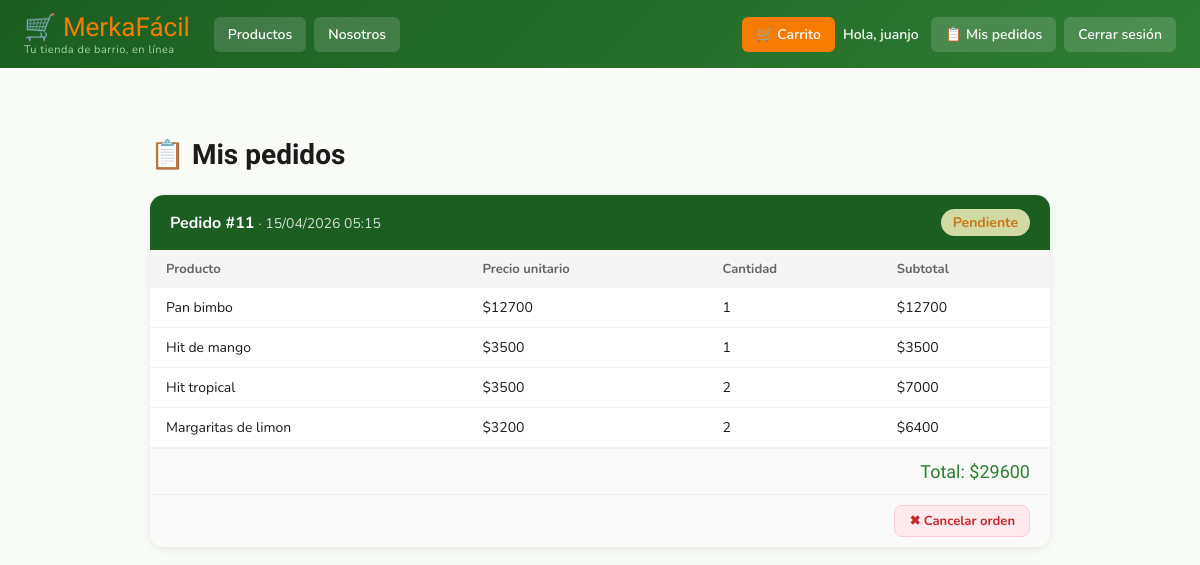
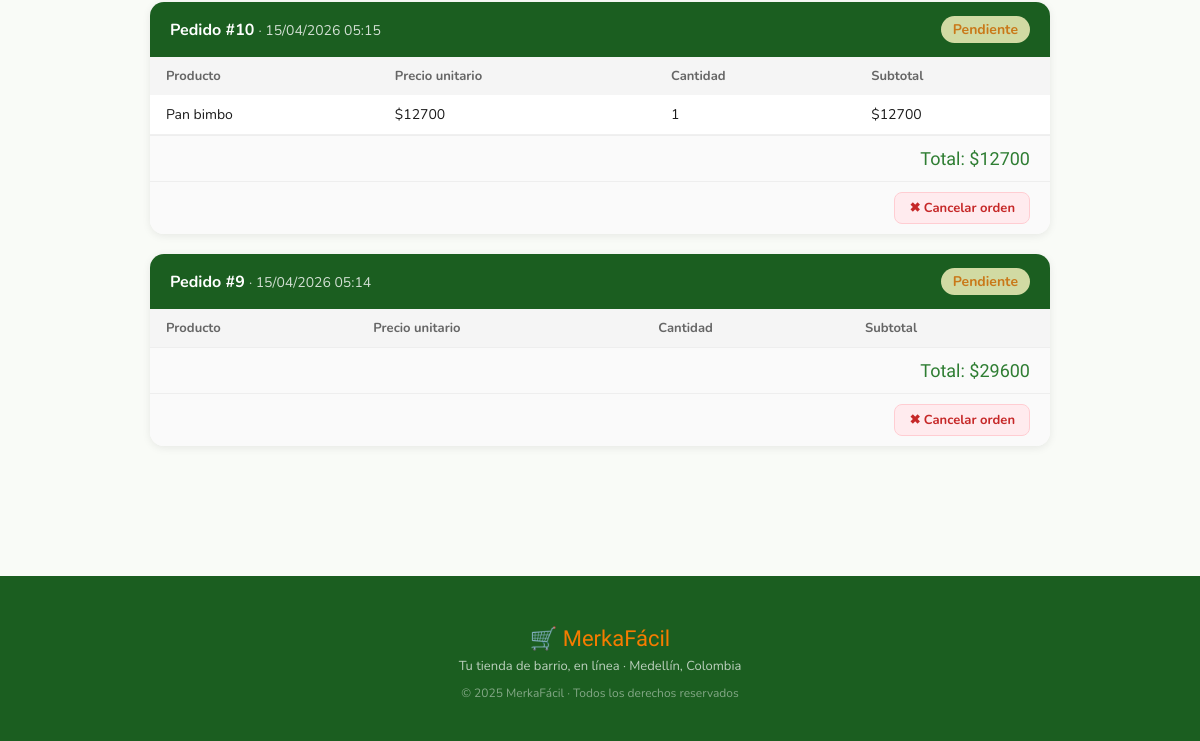
The app's page /cart/orders/ (signed in), older data (2 pictures, top to bottom).
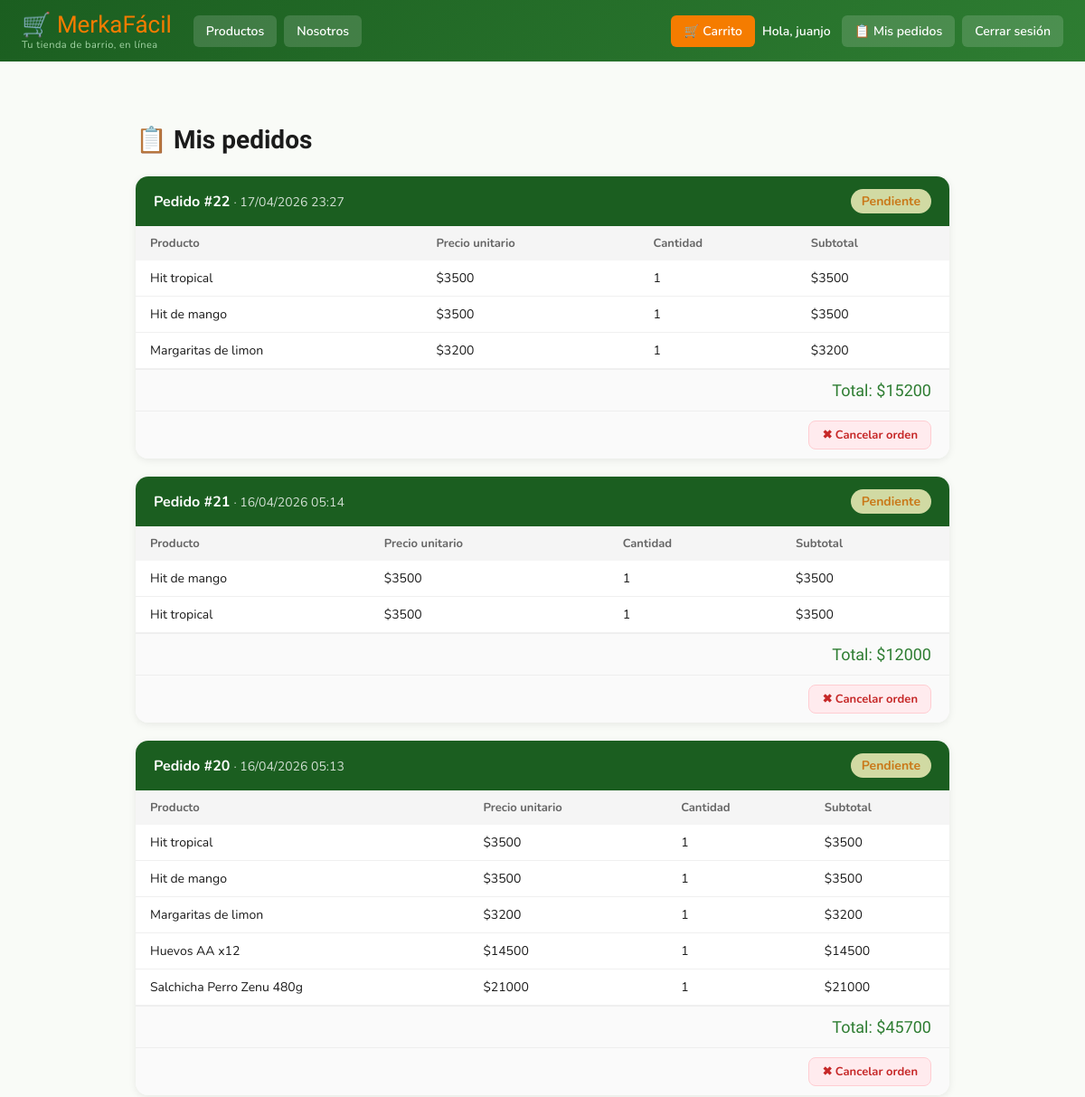
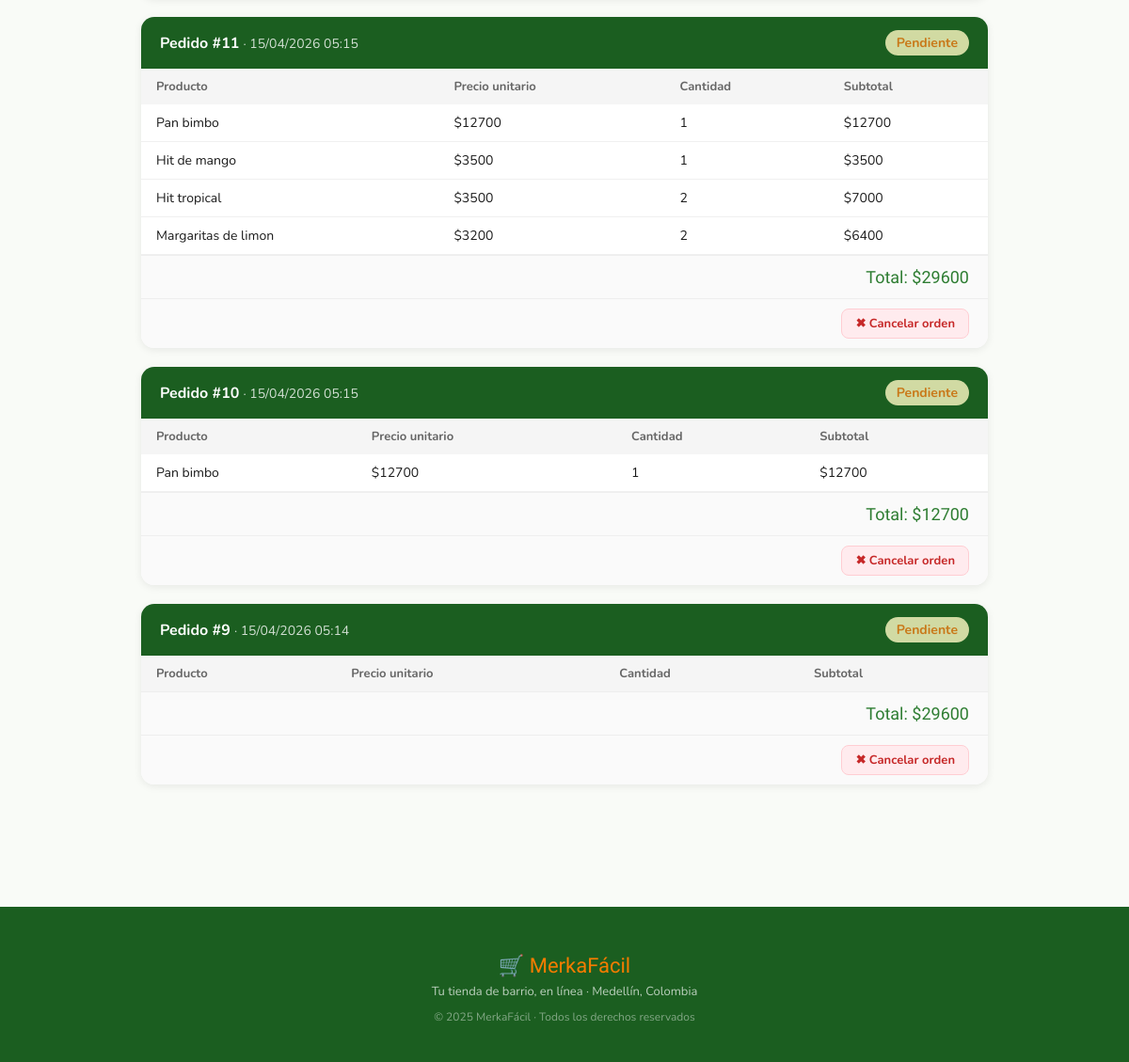
The same page, newer data (2 pictures, top to bottom).
### carrito/models.py (models this page shows, shortened)
class Order(models.Model):
    STATUS_CHOICES = [
        ("pending", "Pendiente"),
        ("processing", "En proceso"),
        ("delivered", "Entregado"),
        ("cancelled", "Cancelado"),
    ]
    DELIVERY_CHOICES = [
        ("pickup", "Recoger en la tienda"),
        ("delivery", "Delivery"),
    ]
    PAYMENT_CHOICES = [
        ("cash", "Efectivo"),
        ("card", "Tarjeta"),
    ]
    user = models.ForeignKey(User, on_delete=models.CASCADE, related_name="orders")
    date = models.DateTimeField(auto_now_add=True)
    total = models.DecimalField(max_digits=10, decimal_places=0)
    status = models.CharField(max_length=20, choices=STATUS_CHOICES, default="pending")
    delivery_method = models.CharField(max_length=20, choices=DELIVERY_CHOICES, null=True, blank=True)
    payment_method = models.CharField(max_length=20, choices=PAYMENT_CHOICES, null=True, blank=True)
    class Meta:
        ordering = ["-date"]
        verbose_name = "Pedido"
        verbose_name_plural = "Pedidos"

class OrderItem(models.Model):
    order = models.ForeignKey(Order, on_delete=models.CASCADE, related_name="items")
    product_id = models.IntegerField()
    name = models.CharField(max_length=200)
    price = models.DecimalField(max_digits=10, decimal_places=0)
    quantity = models.IntegerField()
    image = models.CharField(max_length=500, blank=True)
    def subtotal(self):
        return self.price * self.quantity

### carrito/views.py (the view)
# urls.py: path("orders/", views.my_orders, name="my_orders"),
@login_required
def my_orders(request):
    orders = Order.objects.filter(user=request.user)
    return render(request, "carrito/Orders.html", {"orders": orders})

### carrito/cart.py (called while the page is built)
    def total_items(self):
        return sum(item["quantity"] for item in self.cart.values())

### carrito/context_processors.py (called while the page is built)
def cart_count(request):
    cart = Cart(request)
    return {'cart_count': cart.total_items()}

### carrito/templates/carrito/Orders.html (shortened to what this page needs)
{% extends "base.html" %}
{% block content %}
<div class="orders-container">
    <h2>📋 Mis pedidos</h2>
    {% if orders %}
        {% for order in orders %}
        <div class="order-card">
            <div class="order-header">
                <div>
                    <strong>Pedido #{{ order.id }}</strong>
                    <span>· {{ order.date|date:"d/m/Y H:i" }}</span>
                </div>
                <span class="status-badge status-{{ order.status }}">
                    {{ order.get_status_display }}
                </span>
            </div>
            <table>
                <thead>
                    <tr>
                        <th>Producto</th>
                        <th>Precio unitario</th>
                        <th>Cantidad</th>
                        <th>Subtotal</th>
                    </tr>
                </thead>
                <tbody>
                    {% for item in order.items.all %}
                    <tr>
                        <td>{{ item.name }}</td>
                        <td>${{ item.price|floatformat:0 }}</td>
                        <td>{{ item.quantity }}</td>
                        <td>${{ item.subtotal|floatformat:0 }}</td>
                    </tr>
                    {% endfor %}
                </tbody>
            </table>
            <div class="order-total">Total: ${{ order.total|floatformat:0 }}</div>
            {% if order.status == "pending" %}
            {% url 'cancel_order' order.id as cancel_url %}
            <div class="cancel-footer">
                <button
                    class="btn-cancel-order"
                    data-cancel-url="{{ cancel_url }}"
                    data-order-id="{{ order.id }}"
                    data-order-ts="{{ order.date|date:'U' }}"
                    onclick="confirmCancelOrder(this.dataset.cancelUrl, this.dataset.orderId, this.dataset.orderTs)"
                >
                    ✖ Cancelar orden
                </button>
            </div>
            {% endif %}
        </div>
        {% endfor %}
    {% endif %}
</div>
{% endblock %}

### core/templates/base.html (shortened to what this page needs)
<html lang="es">
<head>
</head>
<body>
    <div class="navbar">
        <a href="/" class="brand-logo">
            <span class="brand-name">🛒 MerkaFácil</span>
            <span class="brand-slogan">Tu tienda de barrio, en línea</span>
        </a>
        <a href="{% url 'catalog' %}"><button>Productos</button></a>
        <a href="{% url 'about' %}"><button>Nosotros</button></a>
        <a href="{% url 'cart' %}" class="carrito-btn">
            <button>🛒 Carrito</button>
        </a>
        {% if user.is_authenticated %}
            <span class="user">Hola, {{ user.username }}</span>
            <a href="{% url 'my_orders' %}"><button>📋 Mis pedidos</button></a>
            <a href="{% url 'logout' %}" onclick="return confirmAction({ url: this.href, title: '¿Cerrar sesión?', message: '¿Seguro que quieres salir de tu cuenta actual?', confirmText: 'Sí, cerrar sesión', icon: '🚪', mode: 'warning' });">
                <button>Cerrar sesión</button>
            </a>
        {% else %}
            <a href="{% url 'login' %}"><button>Ingresar</button></a>
            <a href="{% url 'signup' %}"><button>Registrarse</button></a>
        {% endif %}
    </div>
    <div class="content">
        {% block content %}{% endblock %}
    </div>
    <footer class="footer">
        <p class="footer-brand">🛒 MerkaFácil</p>
        <p class="footer-sub">Tu tienda de barrio, en línea · Medellín, Colombia</p>
        <p class="footer-copy">© 2025 MerkaFácil · Todos los derechos reservados</p>
    </footer>
</body>
</html>

### core/templates/base.html (style rules this page uses)
:root { --verde-principal: #2E7D32; --verde-oscuro: #1B5E20; --verde-claro: #A5D6A7; --naranja-marca: #F57C00; --fondo-suave: #F9FBF7; --texto-oscuro: #1B1B1B; --gris-medio: #757575; }
body { margin: 0; font-family: 'Nunito', sans-serif; background: var(--fondo-suave); color: var(--texto-oscuro); }
.navbar { background: linear-gradient(135deg, var(--verde-oscuro), var(--verde-principal)); padding: 12px 24px; display: flex; gap: 8px; align-items: center; flex-wrap: wrap; }
.brand-logo { text-decoration: none; margin-right: 16px; line-height: 1.2; }
.brand-logo .brand-name { font-family: 'Fredoka One', cursive; font-size: 26px; color: var(--naranja-marca); display: block; }
.brand-logo .brand-slogan { font-size: 11px; color: var(--verde-claro); letter-spacing: 0.5px; }
.navbar a:not(.brand-logo) { text-decoration: none; }
.navbar button { padding: 8px 14px; border: none; border-radius: 6px; background: rgba(255,255,255,0.15); color: white; font-size: 14px; font-family: 'Nunito', sans-serif; font-weight: 600; cursor: pointer; transition: background 0.2s; }
.carrito-btn { position: relative; display: inline-block; margin-left: auto; }
.carrito-btn button { background: var(--naranja-marca); }
.navbar .user { color: white; font-weight: 600; font-size: 14px; margin-right: 4px; }
.content { padding: 40px; }
.footer { background: var(--verde-oscuro); color: white; text-align: center; padding: 28px 24px; margin-top: 60px; }
.footer .footer-brand { font-family: 'Fredoka One', cursive; font-size: 22px; color: var(--naranja-marca); margin-bottom: 6px; }
.footer .footer-sub { font-size: 13px; opacity: 0.7; margin: 0; }
.footer .footer-copy { font-size: 12px; opacity: 0.45; margin-top: 10px; }

### carrito/templates/carrito/Orders.html (style rules this page uses)
.orders-container { max-width: 900px; margin: 30px auto; }
h2 { font-family: 'Fredoka One', cursive; font-size: 28px; color: var(--texto-oscuro); margin-bottom: 24px; }
.order-card { background: white; border-radius: 14px; box-shadow: 0 2px 8px rgba(0,0,0,0.08); margin-bottom: 20px; overflow: hidden; }
.order-header { background: var(--verde-oscuro); color: white; padding: 14px 20px; display: flex; justify-content: space-between; align-items: center; flex-wrap: wrap; gap: 8px; }
.order-header span { font-size: 14px; opacity: 0.8; }
.order-header strong { font-size: 16px; }
.status-badge { padding: 4px 12px; border-radius: 20px; font-size: 13px; font-weight: 700; }
.status-pending { background: #FFF9C4; color: #F57F17; }
table { width: 100%; border-collapse: collapse; }
th { background: #f5f5f5; padding: 10px 16px; font-size: 13px; color: #666; text-align: left; }
td { padding: 10px 16px; border-bottom: 1px solid #f0f0f0; font-size: 14px; }
.order-total { padding: 12px 20px; text-align: right; font-family: 'Fredoka One', cursive; font-size: 18px; color: var(--verde-principal); background: #fafafa; border-top: 1px solid #eee; }
.cancel-footer { padding: 10px 20px; background: #fafafa; border-top: 1px solid #eee; display: flex; justify-content: flex-end; }
.btn-cancel-order { display: inline-flex; align-items: center; gap: 6px; background: #FFEBEE; color: #C62828; border: 1px solid #FFCDD2; padding: 6px 14px; border-radius: 8px; font-family: 'Nunito', sans-serif; font-weight: 700; font-size: 13px; cursor: pointer; transition: background 0.2s, border-color 0.2s; }

Row changes from the older to the newer data that the page shows:
added Order: id "22", date "17/04/2026 23:27", status "Pendiente", total "15200"
added OrderItem: name "Hit tropical", price "3500", quantity "1", subtotal "3500", shown under "22"
added OrderItem: name "Hit de mango", price "3500", quantity "1", subtotal "3500", shown under "22"
added OrderItem: name "Margaritas de limon", price "3200", quantity "1", subtotal "3200", shown under "22"
added Order: id "21", date "16/04/2026 05:14", status "Pendiente", total "12000"
added OrderItem: name "Hit de mango", price "3500", quantity "1", subtotal "3500", shown under "21"
added OrderItem: name "Hit tropical", price "3500", quantity "1", subtotal "3500", shown under "21"
added Order: id "20", date "16/04/2026 05:13", status "Pendiente", total "45700"
added OrderItem: name "Hit tropical", price "3500", quantity "1", subtotal "3500", shown under "20"
added OrderItem: name "Hit de mango", price "3500", quantity "1", subtotal "3500", shown under "20"
added OrderItem: name "Margaritas de limon", price "3200", quantity "1", subtotal "3200", shown under "20"
added OrderItem: name "Huevos AA x12", price "14500", quantity "1", subtotal "14500", shown under "20"
added OrderItem: name "Salchicha Perro Zenu 480g", price "21000", quantity "1", subtotal "21000", shown under "20"
